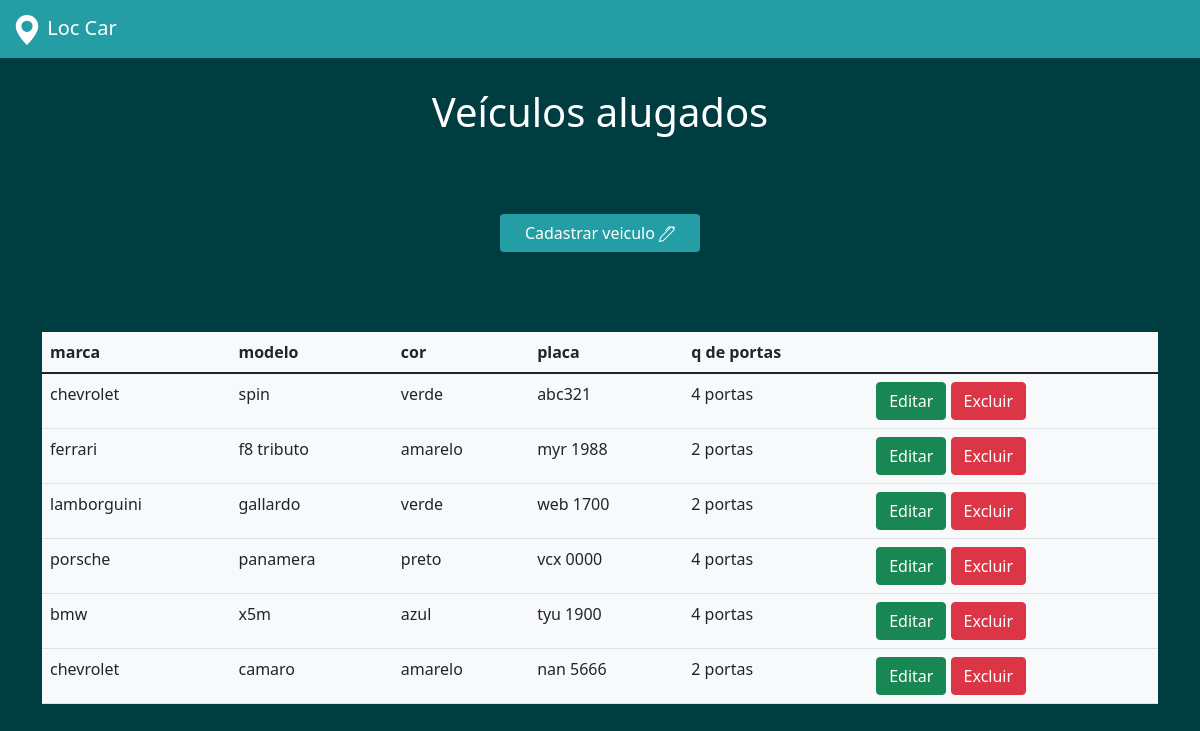
Page /views/home.php (signed in) on the committed database.
### tables this page shows
CREATE TABLE `veiculos` (
  `id` int(11) NOT NULL,
  `marca` varchar(120) NOT NULL,
  `modelo` varchar(120) NOT NULL,
  `cor` varchar(120) NOT NULL,
  `placa` varchar(120) NOT NULL,
  `qportas` varchar(120) NOT NULL
);

### views/home.php (the view, shortened to what this page needs)
<?php
    include('../controller/conexao.php');
    $sql = "SELECT * FROM `veiculos`";
    $dados= mysqli_query($conexao,$sql);
 ?>
<!doctype html>
<html lang="en">
  <head>
    <link href="https://cdn.jsdelivr.net/npm/bootstrap@5.1.3/dist/css/bootstrap.min.css" rel="stylesheet">
    <link rel="stylesheet" href="../assets/css/style.css">
  </head>
  <body class="corSecundaria">
<nav class="navbar navbar-light corPrimaria">
    <div class="container-fluid">
      <a class="navbar-brand text-white" href="#">
        <svg xmlns="http://www.w3.org/2000/svg" width="30" height="30" fill="currentColor" class="bi bi-geo-alt-fill" viewBox="0 0 16 16">
          <path d="M8 16s6-5.686 6-10A6 6 0 0 0 2 6c0 4.314 6 10 6 10zm0-7a3 3 0 1 1 0-6 3 3 0 0 1 0 6z"/>
        </svg>
        Loc Car</a>
    </div>
</nav>
<div>
    <br>
    <p class="fs-1 text-center text-white">Veículos alugados</p>
    <br>
    <div class="d-grid gap-2 col-6 mx-auto" style="max-width: 200px;">
    <br>
      <a href="../views/tela_de_cadastro.php" class="btn corPrimaria text-white" type="button">Cadastrar veiculo
      </a>
      <br>
      <br>
    </div>
    <br>
</div>
<section class="container">
<table class="table bg-light">
  <thead>
    <tr>
      <th scope="col">marca</th>
      <th scope="col">modelo</th>
      <th scope="col">cor</th>
      <th scope="col">placa</th>
      <th scope="col">q de portas</th>
    </tr>
  </thead>
  <tbody>
  <?php
while ($linha= mysqli_fetch_assoc ( $dados)) {
   $id = $linha ['id'];
   $marca = $linha ['marca'];
   $modelo = $linha ['modelo'];
   $cor= $linha ['cor'];
   $placa= $linha ['placa'];
   $qportas= $linha ['qportas'];
    echo "
    <tr>
    <td>$marca</td>
    <td>$modelo</td>
    <td>$cor</td>
    <td>$placa</td>
    <td>$qportas</td>
    <td>
    <a href='tela_de_editar.php? id=$id' class='btn btn-success'> Editar </a>
    <a href='#' class='btn btn-danger' data-bs-toggle='modal' data-bs-target='#confirmar'
    onClick= " . '"' . "pegar_dados( $id )" . '"'. ">Excluir</a>
    </td>
    </tr>
    ";
}
?>
</table>
</section>
  </body>
</html>

### assets/css/style.css (style rules this page uses)
.corPrimaria { background-color: #249ea4; }
.corSecundaria { background-color: #003d40; }

### rows in the picture
veiculos: marca "chevrolet", modelo "spin", cor "verde", placa "abc321", qportas "4 portas"
veiculos: marca "ferrari", modelo "f8 tributo", cor "amarelo", placa "myr 1988", qportas "2 portas"
veiculos: marca "lamborguini", modelo "gallardo", cor "verde", placa "web 1700", qportas "2 portas"
veiculos: marca "porsche", modelo "panamera", cor "preto", placa "vcx 0000", qportas "4 portas"
veiculos: marca "bmw", modelo "x5m", cor "azul", placa "tyu 1900", qportas "4 portas"
veiculos: marca "chevrolet", modelo "camaro", cor "amarelo", placa "nan 5666", qportas "2 portas"
